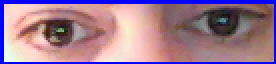
#> input picture blink_detection_with_template_matching/open.png, 138 x 32 px (shown 2 times larger)
$ python blink_detectiony.py   (Python 2 division)
#> lines starting #> are read from the running program, lines starting #| are printed output that depends on the picture; long printed decimals are rounded
import cv2
import winsound
from collections import deque

'''
to do:
- try image matching on the section of the eyes detected
'''

'''
This allows basic blink detection using template matching.
'''


video_src = 0
eye_cascade = cv2.CascadeClassifier('eyes.xml')
cam = cv2.VideoCapture(video_src)
previous_eyes_que = deque([])
time_frame = 3
wait_while_loading = 40
comparing_histograms = True
COMP_METHOD = 'cv2.TM_CCOEFF_NORMED'
open_eyes = cv2.imread('open.png',0)
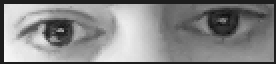
#> open_eyes: shape (32, 138) (shown 2 times larger); min 15, max 248, mean 134.7
shut_eyes = cv2.imread('blink.png',0)
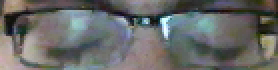
#> input picture blink_detection_with_template_matching/blink.png, 139 x 35 px (shown 2 times larger)
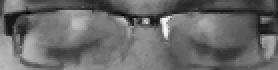
#> shut_eyes: shape (35, 139) (shown 2 times larger); min 0, max 252, mean 105.2

while True:
  ret, img = cam.read()
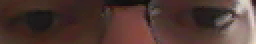
#> input picture rotational_invariance/eyes.png, 128 x 22 px, given in place of the camera (shown 2 times larger)
#> img is the input picture: shape (22, 128, 3); mean B, G, R 50.9, 56.4, 79.3
  if ret:
      gray = cv2.cvtColor(img, cv2.COLOR_BGR2GRAY)
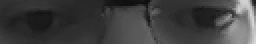
#> gray: shape (22, 128) (shown 2 times larger); min 15, max 217, mean 62.7
      rects = eye_cascade.detectMultiScale(gray, 1.10, 8)
#> rects = ()
      if len(rects) == 0:
        #the eyes have not been detected
        print 'no eyes found in camera, searching the whole image'
        search_image = gray
      else:
        #the eyes are currently being detected
        big_width = 0
        big_height = 0
        search_image = None
        for x, y, width, height in rects:
          if(width > big_width and height > big_height):
            big_width = width
            big_height = height
            cv2.rectangle(img, (x, y), (x+width, y+height), (255,0,0), 2)
            search_image = gray[y:y+height, x:x+width]
        #EVENTUALLY - I want to save the search_image here if eyes were
            #successfully found, for use in subsequent iterations (to account
            #for small changes in light over time
      if search_image is not None:
        #then we compare them to detect blinks
        method = eval(COMP_METHOD)
        shut_res = cv2.matchTemplate(search_image,shut_eyes,method)
        min_shut_val, max_shut_val, min_shut_loc, max_shut_loc = \
            cv2.minMaxLoc(shut_res)
#> min_shut_val = -0.259; max_shut_val = -0.103; min_shut_loc = (3, 3); max_shut_loc = (9, 13)
        open_res = cv2.matchTemplate(search_image,open_eyes,method)
        min_open_val, max_open_val, min_open_loc, max_open_loc = \
            cv2.minMaxLoc(open_res)
#> min_open_val = -0.141; max_open_val = -0.0239; min_open_loc = (0, 2); max_open_loc = (9, 0)
        if method in [cv2.TM_SQDIFF, cv2.TM_SQDIFF_NORMED]:
          print min_shut_val, min_open_val
          if min_shut_val < min_open_val:
            blink = True
          else:
            blink = False
        else:
          print max_shut_val, max_open_val
#| -0.1032 -0.02394
          if max_shut_val > max_open_val:
            blink = True
          else:
            blink = False
        if blink:
          winsound.Beep(2500, 400)
          print 'blink detected'
          print '=='
      cv2.imshow('eyedetect', img)
      key_press = cv2.waitKey(20)
#> (key Esc is pressed here)
      if key_press == 27:
        #if escape is hit then the program shuts down
        cv2.destroyAllWindows()
        break
  else:
    break
